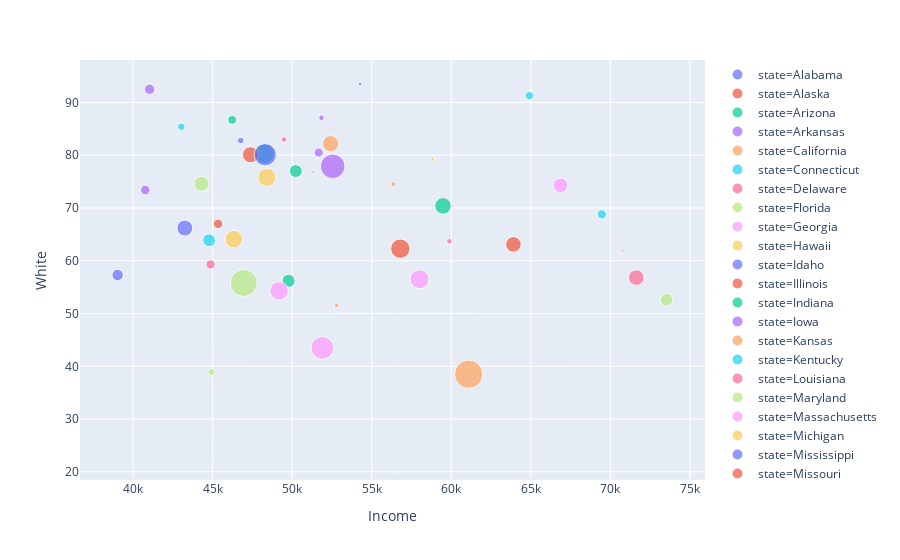

The cell this chart's notebook holds for it:
### Code cell
fig = px.scatter(DNT, x="Income", y="White", color="state",
                 size='votes')
fig.show()

### Figure 1 — Plotly figure (JSON) as saved in the notebook; plotly's stock layout.template omitted (floating-point values rounded to 4 significant figures)
{"data": [{"hoverlabel": {"namelength": 0}, "hovertemplate": "state=Alabama<br>Income=%{x}<br>White=%{y}<br>votes=%{marker.size}", "legendgroup": "state=Alabama", "marker": {"color": "#636efa", "size": [371735], "sizemode": "area", "sizeref": 2937.0, "symbol": "circle"}, "mode": "markers", "name": "state=Alabama", "showlegend": true, "type": "scatter", "x": [43253], "xaxis": "x", "y": [66.2], "yaxis": "y"}, {"hoverlabel": {"namelength": 0}, "hovertemplate": "state=Alaska<br>Income=%{x}<br>White=%{y}<br>votes=%{marker.size}", "legendgroup": "state=Alaska", "marker": {"color": "#EF553B", "size": [7346], "sizemode": "area", "sizeref": 2937.0, "symbol": "circle"}, "mode": "markers", "name": "state=Alaska", "showlegend": true, "type": "scatter", "x": [70760], "xaxis": "x", "y": [61.9], "yaxis": "y"}, {"hoverlabel": {"namelength": 0}, "hovertemplate": "state=Arizona<br>Income=%{x}<br>White=%{y}<br>votes=%{marker.size}", "legendgroup": "state=Arizona", "marker": {"color": "#00cc96", "size": [249916], "sizemode": "area", "sizeref": 2937.0, "symbol": "circle"}, "mode": "markers", "name": "state=Arizona", "showlegend": true, "type": "scatter", "x": [49774], "xaxis": "x", "y": [56.2], "yaxis": "y"}, {"hoverlabel": {"namelength": 0}, "hovertemplate": "state=Arkansas<br>Income=%{x}<br>White=%{y}<br>votes=%{marker.size}", "legendgroup": "state=Arkansas", "marker": {"color": "#ab63fa", "size": [133144], "sizemode": "area", "sizeref": 2937.0, "symbol": "circle"}, "mode": "markers", "name": "state=Arkansas", "showlegend": true, "type": "scatter", "x": [40768], "xaxis": "x", "y": [73.4], "yaxis": "y"}, {"hoverlabel": {"namelength": 0}, "hovertemplate": "state=California<br>Income=%{x}<br>White=%{y}<br>votes=%{marker.size}", "legendgroup": "state=California", "marker": {"color": "#FFA15A", "size": [1174829], "sizemode": "area", "sizeref": 2937.0, "symbol": "circle"}, "mode": "markers", "name": "state=California", "showlegend": true, "type": "scatter", "x": [61094], "xaxis": "x", "y": [38.5], "yaxis": "y"}, {"hoverlabel": {"namelength": 0}, "hovertemplate": "state=Connecticut<br>Income=%{x}<br>White=%{y}<br>votes=%{marker.size}", "legendgroup": "state=Connecticut", "marker": {"color": "#19d3f3", "size": [123367], "sizemode": "area", "sizeref": 2937.0, "symbol": "circle"}, "mode": "markers", "name": "state=Connecticut", "showlegend": true, "type": "scatter", "x": [69461], "xaxis": "x", "y": [68.8], "yaxis": "y"}, {"hoverlabel": {"namelength": 0}, "hovertemplate": "state=Delaware<br>Income=%{x}<br>White=%{y}<br>votes=%{marker.size}", "legendgroup": "state=Delaware", "marker": {"color": "#FF6692", "size": [42472], "sizemode": "area", "sizeref": 2937.0, "symbol": "circle"}, "mode": "markers", "name": "state=Delaware", "showlegend": true, "type": "scatter", "x": [59878], "xaxis": "x", "y": [63.7], "yaxis": "y"}, {"hoverlabel": {"namelength": 0}, "hovertemplate": "state=Florida<br>Income=%{x}<br>White=%{y}<br>votes=%{marker.size}", "legendgroup": "state=Florida", "marker": {"color": "#B6E880", "size": [1077221], "sizemode": "area", "sizeref": 2937.0, "symbol": "circle"}, "mode": "markers", "name": "state=Florida", "showlegend": true, "type": "scatter", "x": [46956], "xaxis": "x", "y": [55.8], "yaxis": "y"}, {"hoverlabel": {"namelength": 0}, "hovertemplate": "state=Georgia<br>Income=%{x}<br>White=%{y}<br>votes=%{marker.size}", "legendgroup": "state=Georgia", "marker": {"color": "#FF97FF", "size": [501707], "sizemode": "area", "sizeref": 2937.0, "symbol": "circle"}, "mode": "markers", "name": "state=Georgia", "showlegend": true, "type": "scatter", "x": [49179], "xaxis": "x", "y": [54.3], "yaxis": "y"}, {"hoverlabel": {"namelength": 0}, "hovertemplate": "state=Hawaii<br>Income=%{x}<br>White=%{y}<br>votes=%{marker.size}", "legendgroup": "state=Hawaii", "marker": {"color": "#FECB52", "size": [5677], "sizemode": "area", "sizeref": 2937.0, "symbol": "circle"}, "mode": "markers", "name": "state=Hawaii", "showlegend": true, "type": "scatter", "x": [67402], "xaxis": "x", "y": [23], "yaxis": "y"}, {"hoverlabel": {"namelength": 0}, "hovertemplate": "state=Idaho<br>Income=%{x}<br>White=%{y}<br>votes=%{marker.size}", "legendgroup": "state=Idaho", "marker": {"color": "#636efa", "size": [62478], "sizemode": "area", "sizeref": 2937.0, "symbol": "circle"}, "mode": "markers", "name": "state=Idaho", "showlegend": true, "type": "scatter", "x": [46767], "xaxis": "x", "y": [82.8], "yaxis": "y"}, {"hoverlabel": {"namelength": 0}, "hovertemplate": "state=Illinois<br>Income=%{x}<br>White=%{y}<br>votes=%{marker.size}", "legendgroup": "state=Illinois", "marker": {"color": "#EF553B", "size": [551464], "sizemode": "area", "sizeref": 2937.0, "symbol": "circle"}, "mode": "markers", "name": "state=Illinois", "showlegend": true, "type": "scatter", "x": [56797], "xaxis": "x", "y": [62.3], "yaxis": "y"}, {"hoverlabel": {"namelength": 0}, "hovertemplate": "state=Indiana<br>Income=%{x}<br>White=%{y}<br>votes=%{marker.size}", "legendgroup": "state=Indiana", "marker": {"color": "#00cc96", "size": [590460], "sizemode": "area", "sizeref": 2937.0, "symbol": "circle"}, "mode": "markers", "name": "state=Indiana", "showlegend": true, "type": "scatter", "x": [48248], "xaxis": "x", "y": [80.3], "yaxis": "y"}, {"hoverlabel": {"namelength": 0}, "hovertemplate": "state=Iowa<br>Income=%{x}<br>White=%{y}<br>votes=%{marker.size}", "legendgroup": "state=Iowa", "marker": {"color": "#ab63fa", "size": [45419], "sizemode": "area", "sizeref": 2937.0, "symbol": "circle"}, "mode": "markers", "name": "state=Iowa", "showlegend": true, "type": "scatter", "x": [51843], "xaxis": "x", "y": [87.1], "yaxis": "y"}, {"hoverlabel": {"namelength": 0}, "hovertemplate": "state=Kansas<br>Income=%{x}<br>White=%{y}<br>votes=%{marker.size}", "legendgroup": "state=Kansas", "marker": {"color": "#FFA15A", "size": [17062], "sizemode": "area", "sizeref": 2937.0, "symbol": "circle"}, "mode": "markers", "name": "state=Kansas", "showlegend": true, "type": "scatter", "x": [51332], "xaxis": "x", "y": [76.8], "yaxis": "y"}, {"hoverlabel": {"namelength": 0}, "hovertemplate": "state=Kentucky<br>Income=%{x}<br>White=%{y}<br>votes=%{marker.size}", "legendgroup": "state=Kentucky", "marker": {"color": "#19d3f3", "size": [82493], "sizemode": "area", "sizeref": 2937.0, "symbol": "circle"}, "mode": "markers", "name": "state=Kentucky", "showlegend": true, "type": "scatter", "x": [43036], "xaxis": "x", "y": [85.4], "yaxis": "y"}, {"hoverlabel": {"namelength": 0}, "hovertemplate": "state=Louisiana<br>Income=%{x}<br>White=%{y}<br>votes=%{marker.size}", "legendgroup": "state=Louisiana", "marker": {"color": "#FF6692", "size": [124818], "sizemode": "area", "sizeref": 2937.0, "symbol": "circle"}, "mode": "markers", "name": "state=Louisiana", "showlegend": true, "type": "scatter", "x": [44874], "xaxis": "x", "y": [59.3], "yaxis": "y"}, {"hoverlabel": {"namelength": 0}, "hovertemplate": "state=Maryland<br>Income=%{x}<br>White=%{y}<br>votes=%{marker.size}", "legendgroup": "state=Maryland", "marker": {"color": "#B6E880", "size": [236623], "sizemode": "area", "sizeref": 2937.0, "symbol": "circle"}, "mode": "markers", "name": "state=Maryland", "showlegend": true, "type": "scatter", "x": [73538], "xaxis": "x", "y": [52.6], "yaxis": "y"}, {"hoverlabel": {"namelength": 0}, "hovertemplate": "state=Massachusetts<br>Income=%{x}<br>White=%{y}<br>votes=%{marker.size}", "legendgroup": "state=Massachusetts", "marker": {"color": "#FF97FF", "size": [311313], "sizemode": "area", "sizeref": 2937.0, "symbol": "circle"}, "mode": "markers", "name": "state=Massachusetts", "showlegend": true, "type": "scatter", "x": [66866], "xaxis": "x", "y": [74.3], "yaxis": "y"}, {"hoverlabel": {"namelength": 0}, "hovertemplate": "state=Michigan<br>Income=%{x}<br>White=%{y}<br>votes=%{marker.size}", "legendgroup": "state=Michigan", "marker": {"color": "#FECB52", "size": [483751], "sizemode": "area", "sizeref": 2937.0, "symbol": "circle"}, "mode": "markers", "name": "state=Michigan", "showlegend": true, "type": "scatter", "x": [48411], "xaxis": "x", "y": [75.8], "yaxis": "y"}, {"hoverlabel": {"namelength": 0}, "hovertemplate": "state=Mississippi<br>Income=%{x}<br>White=%{y}<br>votes=%{marker.size}", "legendgroup": "state=Mississippi", "marker": {"color": "#636efa", "size": [191755], "sizemode": "area", "sizeref": 2937.0, "symbol": "circle"}, "mode": "markers", "name": "state=Mississippi", "showlegend": true, "type": "scatter", "x": [39031], "xaxis": "x", "y": [57.3], "yaxis": "y"}, {"hoverlabel": {"namelength": 0}, "hovertemplate": "state=Missouri<br>Income=%{x}<br>White=%{y}<br>votes=%{marker.size}", "legendgroup": "state=Missouri", "marker": {"color": "#EF553B", "size": [382093], "sizemode": "area", "sizeref": 2937.0, "symbol": "circle"}, "mode": "markers", "name": "state=Missouri", "showlegend": true, "type": "scatter", "x": [47380], "xaxis": "x", "y": [80.1], "yaxis": "y"}, {"hoverlabel": {"namelength": 0}, "hovertemplate": "state=Montana<br>Income=%{x}<br>White=%{y}<br>votes=%{marker.size}", "legendgroup": "state=Montana", "marker": {"color": "#00cc96", "size": [114056], "sizemode": "area", "sizeref": 2937.0, "symbol": "circle"}, "mode": "markers", "name": "state=Montana", "showlegend": true, "type": "scatter", "x": [46230], "xaxis": "x", "y": [86.7], "yaxis": "y"}, {"hoverlabel": {"namelength": 0}, "hovertemplate": "state=Nebraska<br>Income=%{x}<br>White=%{y}<br>votes=%{marker.size}", "legendgroup": "state=Nebraska", "marker": {"color": "#ab63fa", "size": [121287], "sizemode": "area", "sizeref": 2937.0, "symbol": "circle"}, "mode": "markers", "name": "state=Nebraska", "showlegend": true, "type": "scatter", "x": [51672], "xaxis": "x", "y": [80.5], "yaxis": "y"}, {"hoverlabel": {"namelength": 0}, "hovertemplate": "state=Nevada<br>Income=%{x}<br>White=%{y}<br>votes=%{marker.size}", "legendgroup": "state=Nevada", "marker": {"color": "#FFA15A", "size": [34531], "sizemode": "area", "sizeref": 2937.0, "symbol": "circle"}, "mode": "markers", "name": "state=Nevada", "showlegend": true, "type": "scatter", "x": [52800], "xaxis": "x", "y": [51.5], "yaxis": "y"}, {"hoverlabel": {"namelength": 0}, "hovertemplate": "state=New Hampshire<br>Income=%{x}<br>White=%{y}<br>votes=%{marker.size}", "legendgroup": "state=New Hampshire", "marker": {"color": "#19d3f3", "size": [100406], "sizemode": "area", "sizeref": 2937.0, "symbol": "circle"}, "mode": "markers", "name": "state=New Hampshire", "showlegend": true, "type": "scatter", "x": [64916], "xaxis": "x", "y": [91.3], "yaxis": "y"}, {"hoverlabel": {"namelength": 0}, "hovertemplate": "state=New Jersey<br>Income=%{x}<br>White=%{y}<br>votes=%{marker.size}", "legendgroup": "state=New Jersey", "marker": {"color": "#FF6692", "size": [356697], "sizemode": "area", "sizeref": 2937.0, "symbol": "circle"}, "mode": "markers", "name": "state=New Jersey", "showlegend": true, "type": "scatter", "x": [71629], "xaxis": "x", "y": [56.8], "yaxis": "y"}, {"hoverlabel": {"namelength": 0}, "hovertemplate": "state=New Mexico<br>Income=%{x}<br>White=%{y}<br>votes=%{marker.size}", "legendgroup": "state=New Mexico", "marker": {"color": "#B6E880", "size": [73530], "sizemode": "area", "sizeref": 2937.0, "symbol": "circle"}, "mode": "markers", "name": "state=New Mexico", "showlegend": true, "type": "scatter", "x": [44927], "xaxis": "x", "y": [38.9], "yaxis": "y"}, {"hoverlabel": {"namelength": 0}, "hovertemplate": "state=New York<br>Income=%{x}<br>White=%{y}<br>votes=%{marker.size}", "legendgroup": "state=New York", "marker": {"color": "#FF97FF", "size": [524932], "sizemode": "area", "sizeref": 2937.0, "symbol": "circle"}, "mode": "markers", "name": "state=New York", "showlegend": true, "type": "scatter", "x": [58003], "xaxis": "x", "y": [56.5], "yaxis": "y"}, {"hoverlabel": {"namelength": 0}, "hovertemplate": "state=North Carolina<br>Income=%{x}<br>White=%{y}<br>votes=%{marker.size}", "legendgroup": "state=North Carolina", "marker": {"color": "#FECB52", "size": [458151], "sizemode": "area", "sizeref": 2937.0, "symbol": "circle"}, "mode": "markers", "name": "state=North Carolina", "showlegend": true, "type": "scatter", "x": [46334], "xaxis": "x", "y": [64.1], "yaxis": "y"}, {"hoverlabel": {"namelength": 0}, "hovertemplate": "state=Ohio<br>Income=%{x}<br>White=%{y}<br>votes=%{marker.size}", "legendgroup": "state=Ohio", "marker": {"color": "#636efa", "size": [727585], "sizemode": "area", "sizeref": 2937.0, "symbol": "circle"}, "mode": "markers", "name": "state=Ohio", "showlegend": true, "type": "scatter", "x": [48308], "xaxis": "x", "y": [80.1], "yaxis": "y"}, {"hoverlabel": {"namelength": 0}, "hovertemplate": "state=Oklahoma<br>Income=%{x}<br>White=%{y}<br>votes=%{marker.size}", "legendgroup": "state=Oklahoma", "marker": {"color": "#EF553B", "size": [130141], "sizemode": "area", "sizeref": 2937.0, "symbol": "circle"}, "mode": "markers", "name": "state=Oklahoma", "showlegend": true, "type": "scatter", "x": [45339], "xaxis": "x", "y": [67], "yaxis": "y"}, {"hoverlabel": {"namelength": 0}, "hovertemplate": "state=Oregon<br>Income=%{x}<br>White=%{y}<br>votes=%{marker.size}", "legendgroup": "state=Oregon", "marker": {"color": "#00cc96", "size": [240804], "sizemode": "area", "sizeref": 2937.0, "symbol": "circle"}, "mode": "markers", "name": "state=Oregon", "showlegend": true, "type": "scatter", "x": [50229], "xaxis": "x", "y": [77], "yaxis": "y"}, {"hoverlabel": {"namelength": 0}, "hovertemplate": "state=Pennsylvania<br>Income=%{x}<br>White=%{y}<br>votes=%{marker.size}", "legendgroup": "state=Pennsylvania", "marker": {"color": "#ab63fa", "size": [892702], "sizemode": "area", "sizeref": 2937.0, "symbol": "circle"}, "mode": "markers", "name": "state=Pennsylvania", "showlegend": true, "type": "scatter", "x": [52548], "xaxis": "x", "y": [77.9], "yaxis": "y"}, {"hoverlabel": {"namelength": 0}, "hovertemplate": "state=Rhode Island<br>Income=%{x}<br>White=%{y}<br>votes=%{marker.size}", "legendgroup": "state=Rhode Island", "marker": {"color": "#FFA15A", "size": [39059], "sizemode": "area", "sizeref": 2937.0, "symbol": "circle"}, "mode": "markers", "name": "state=Rhode Island", "showlegend": true, "type": "scatter", "x": [56361], "xaxis": "x", "y": [74.5], "yaxis": "y"}, {"hoverlabel": {"namelength": 0}, "hovertemplate": "state=South Carolina<br>Income=%{x}<br>White=%{y}<br>votes=%{marker.size}", "legendgroup": "state=South Carolina", "marker": {"color": "#19d3f3", "size": [239851], "sizemode": "area", "sizeref": 2937.0, "symbol": "circle"}, "mode": "markers", "name": "state=South Carolina", "showlegend": true, "type": "scatter", "x": [44779], "xaxis": "x", "y": [63.9], "yaxis": "y"}, {"hoverlabel": {"namelength": 0}, "hovertemplate": "state=South Dakota<br>Income=%{x}<br>White=%{y}<br>votes=%{marker.size}", "legendgroup": "state=South Dakota", "marker": {"color": "#FF6692", "size": [44866], "sizemode": "area", "sizeref": 2937.0, "symbol": "circle"}, "mode": "markers", "name": "state=South Dakota", "showlegend": true, "type": "scatter", "x": [49495], "xaxis": "x", "y": [83], "yaxis": "y"}, {"hoverlabel": {"namelength": 0}, "hovertemplate": "state=Tennessee<br>Income=%{x}<br>White=%{y}<br>votes=%{marker.size}", "legendgroup": "state=Tennessee", "marker": {"color": "#B6E880", "size": [332702], "sizemode": "area", "sizeref": 2937.0, "symbol": "circle"}, "mode": "markers", "name": "state=Tennessee", "showlegend": true, "type": "scatter", "x": [44298], "xaxis": "x", "y": [74.6], "yaxis": "y"}, {"hoverlabel": {"namelength": 0}, "hovertemplate": "state=Texas<br>Income=%{x}<br>White=%{y}<br>votes=%{marker.size}", "legendgroup": "state=Texas", "marker": {"color": "#FF97FF", "size": [757618], "sizemode": "area", "sizeref": 2937.0, "symbol": "circle"}, "mode": "markers", "name": "state=Texas", "showlegend": true, "type": "scatter", "x": [51900], "xaxis": "x", "y": [43.5], "yaxis": "y"}, {"hoverlabel": {"namelength": 0}, "hovertemplate": "state=Utah<br>Income=%{x}<br>White=%{y}<br>votes=%{marker.size}", "legendgroup": "state=Utah", "marker": {"color": "#FECB52", "size": [24864], "sizemode": "area", "sizeref": 2937.0, "symbol": "circle"}, "mode": "markers", "name": "state=Utah", "showlegend": true, "type": "scatter", "x": [58821], "xaxis": "x", "y": [79.3], "yaxis": "y"}, {"hoverlabel": {"namelength": 0}, "hovertemplate": "state=Vermont<br>Income=%{x}<br>White=%{y}<br>votes=%{marker.size}", "legendgroup": "state=Vermont", "marker": {"color": "#636efa", "size": [19968], "sizemode": "area", "sizeref": 2937.0, "symbol": "circle"}, "mode": "markers", "name": "state=Vermont", "showlegend": true, "type": "scatter", "x": [54267], "xaxis": "x", "y": [93.5], "yaxis": "y"}, {"hoverlabel": {"namelength": 0}, "hovertemplate": "state=Virginia<br>Income=%{x}<br>White=%{y}<br>votes=%{marker.size}", "legendgroup": "state=Virginia", "marker": {"color": "#EF553B", "size": [355960], "sizemode": "area", "sizeref": 2937.0, "symbol": "circle"}, "mode": "markers", "name": "state=Virginia", "showlegend": true, "type": "scatter", "x": [63907], "xaxis": "x", "y": [63.1], "yaxis": "y"}, {"hoverlabel": {"namelength": 0}, "hovertemplate": "state=Washington<br>Income=%{x}<br>White=%{y}<br>votes=%{marker.size}", "legendgroup": "state=Washington", "marker": {"color": "#00cc96", "size": [403003], "sizemode": "area", "sizeref": 2937.0, "symbol": "circle"}, "mode": "markers", "name": "state=Washington", "showlegend": true, "type": "scatter", "x": [59478], "xaxis": "x", "y": [70.4], "yaxis": "y"}, {"hoverlabel": {"namelength": 0}, "hovertemplate": "state=West Virginia<br>Income=%{x}<br>White=%{y}<br>votes=%{marker.size}", "legendgroup": "state=West Virginia", "marker": {"color": "#ab63fa", "size": [156245], "sizemode": "area", "sizeref": 2937.0, "symbol": "circle"}, "mode": "markers", "name": "state=West Virginia", "showlegend": true, "type": "scatter", "x": [41043], "xaxis": "x", "y": [92.5], "yaxis": "y"}, {"hoverlabel": {"namelength": 0}, "hovertemplate": "state=Wisconsin<br>Income=%{x}<br>White=%{y}<br>votes=%{marker.size}", "legendgroup": "state=Wisconsin", "marker": {"color": "#FFA15A", "size": [386370], "sizemode": "area", "sizeref": 2937.0, "symbol": "circle"}, "mode": "markers", "name": "state=Wisconsin", "showlegend": true, "type": "scatter", "x": [52413], "xaxis": "x", "y": [82.2], "yaxis": "y"}, {"hoverlabel": {"namelength": 0}, "hovertemplate": "state=Wyoming<br>Income=%{x}<br>White=%{y}<br>votes=%{marker.size}", "legendgroup": "state=Wyoming", "marker": {"color": "#19d3f3", "size": [70], "sizemode": "area", "sizeref": 2937.0, "symbol": "circle"}, "mode": "markers", "name": "state=Wyoming", "showlegend": true, "type": "scatter", "x": [57406], "xaxis": "x", "y": [84.1], "yaxis": "y"}], "layout": {"legend": {"itemsizing": "constant", "tracegroupgap": 0}, "margin": {"t": 60}, "xaxis": {"anchor": "y", "domain": [0, 1], "title": {"text": "Income"}}, "yaxis": {"anchor": "x", "domain": [0, 1], "title": {"text": "White"}}}}
